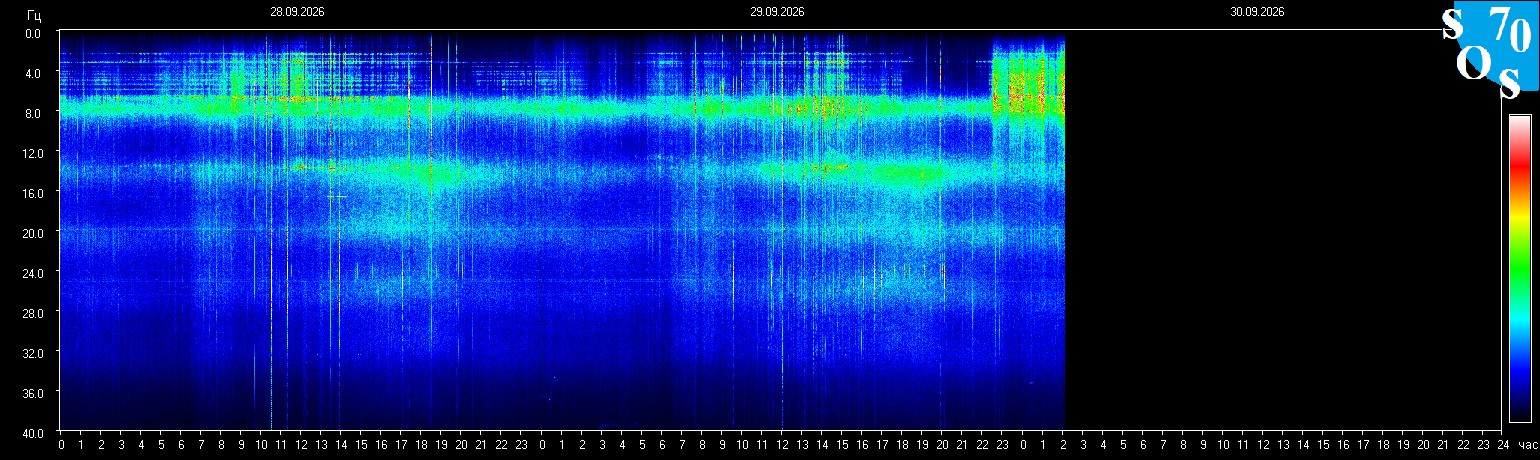
#> input picture poc-shm/01-original.png, 1540 x 460 px
$ python poc_shm_full.py
#> lines starting #> are read from the running program, lines starting #| are printed output that depends on the picture; after the words box and inside, x2 and y2 are one past the last pixel; in counts of white or black regions, pixels touching at a corner belong together
import cv2
import numpy as np
import urllib.request
import hashlib
import json
import os
import datetime
from scipy.signal import find_peaks

# Create output dir
out_dir = "poc-shm"
os.makedirs(out_dir, exist_ok=True)

# 1. Download
img_url = "https://sos70.ru/provider.php?file=shm.jpg"
img_path = os.path.join(out_dir, "01-original.png")
urllib.request.urlretrieve(img_url, img_path)
#> (this line was passed over: the network is not available in this run)

with open(img_path, "rb") as f:
    img_bytes = f.read()

sha256 = hashlib.sha256(img_bytes).hexdigest()
size_bytes = len(img_bytes)
now_utc = datetime.datetime.utcnow().isoformat()

img = cv2.imread(img_path)
#> img is the input picture: shape (460, 1540, 3); mean B, G, R 113.3, 43.5, 11.3
h_img, w_img, _ = img.shape
#> h_img = 460; w_img = 1540

# 2. Geometry
# Find white borders
gray = cv2.cvtColor(img, cv2.COLOR_BGR2GRAY)
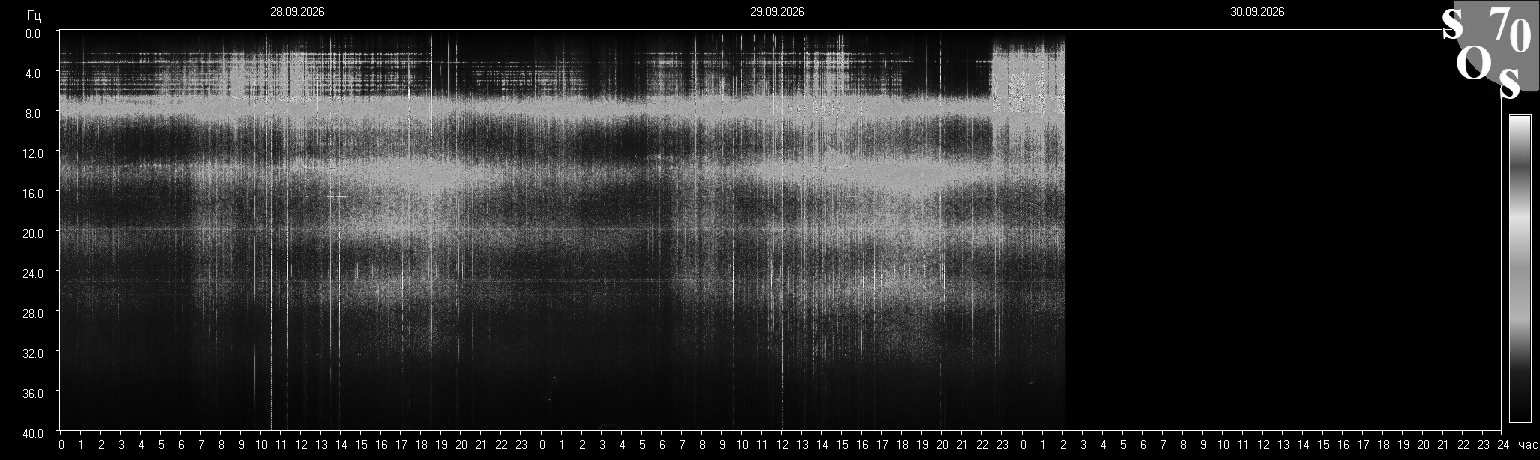
#> gray: shape (460, 1540); min 0, max 255, mean 41.8
_, thresh = cv2.threshold(gray, 240, 255, cv2.THRESH_BINARY)
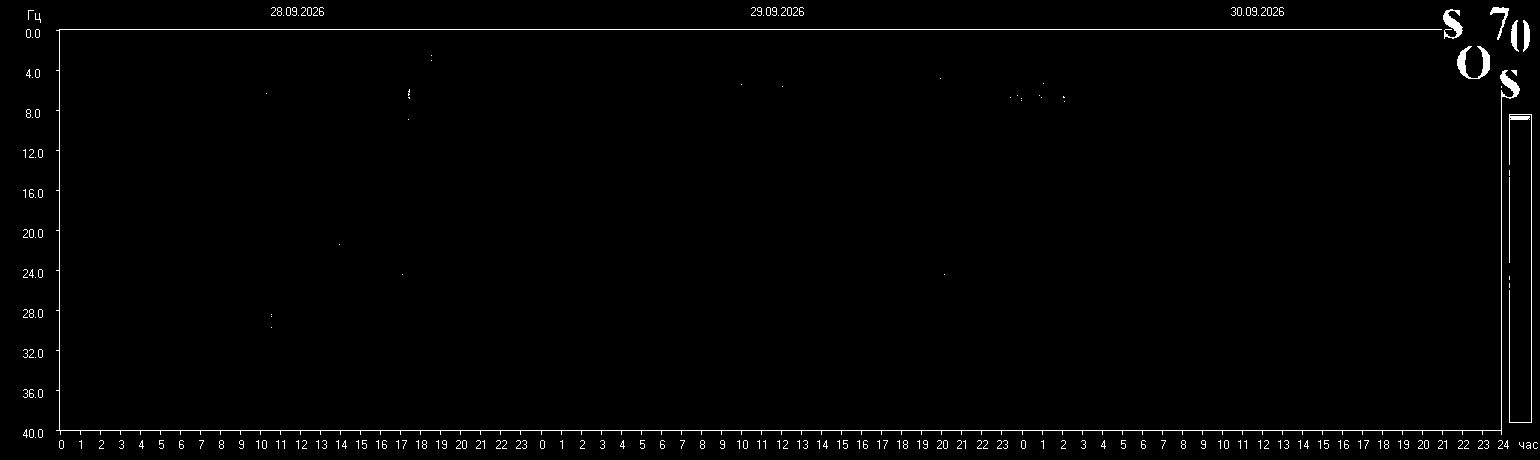
#> thresh: shape (460, 1540); 1.3% white in thin lines or dots
# horizontal sum
h_sum = np.sum(thresh, axis=1)
#> h_sum = 460 values, max 370260 at index 430, min 0 at index 0, mean 4981.9
# vertical sum
v_sum = np.sum(thresh, axis=0)
#> v_sum = 1540 values, max 104295 at index 59, min 0 at index 0, mean 1488.1

# find strong peaks which are the borders
h_peaks, _ = find_peaks(h_sum, height=w_img*255*0.5)
#> h_peaks = [29, 430]
v_peaks, _ = find_peaks(v_sum, height=h_img*255*0.5)
#> v_peaks = [59, 1501, 1509, 1531]

y_min, y_max = 33, 429 # Fallbacks
x_min, x_max = 52, 1488

if len(h_peaks) >= 2:
    y_min = h_peaks[0]
#> y_min = 29
    y_max = h_peaks[-1]
#> y_max = 430
if len(v_peaks) >= 2:
    x_min = v_peaks[0]
#> x_min = 59
    x_max = v_peaks[-1]
#> x_max = 1531

overlay_geom = img.copy()
cv2.rectangle(overlay_geom, (x_min, y_min), (x_max, y_max), (0, 0, 255), 2)
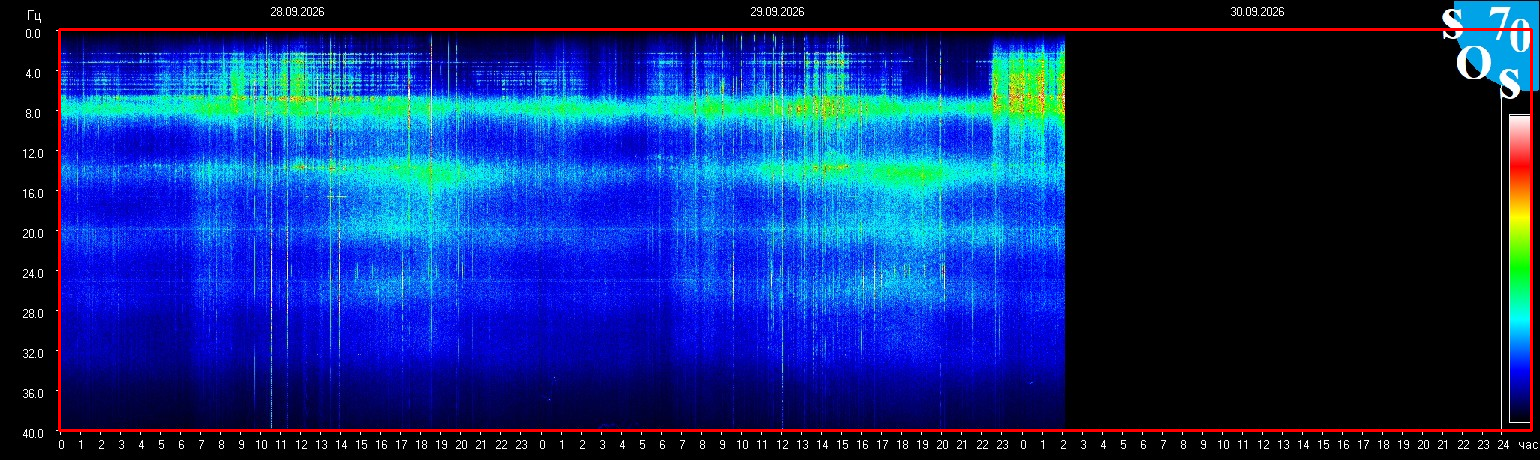
#> overlay_geom: shape (460, 1540, 3); 1.59% of pixels changed, all inside (x1, y1, x2, y2) = (58, 28, 1533, 432)
cv2.imwrite(os.path.join(out_dir, "02-geometry-overlay.png"), overlay_geom)

# 3. Y-Calibration (Freq)
# We know ticks are every 4Hz from 0 to 40Hz.
# We will draw lines over Y to demonstrate calibration mapping
overlay_y = img.copy()
cv2.line(overlay_y, (0, y_min), (w_img, y_min), (0,255,0), 1)
cv2.putText(overlay_y, "0 Hz", (5, y_min), cv2.FONT_HERSHEY_SIMPLEX, 0.4, (0,255,0), 1)
#> overlay_y: shape (460, 1540, 3); mean B, G, R 112.8, 43.5, 10.8
cv2.line(overlay_y, (0, y_max), (w_img, y_max), (0,255,0), 1)
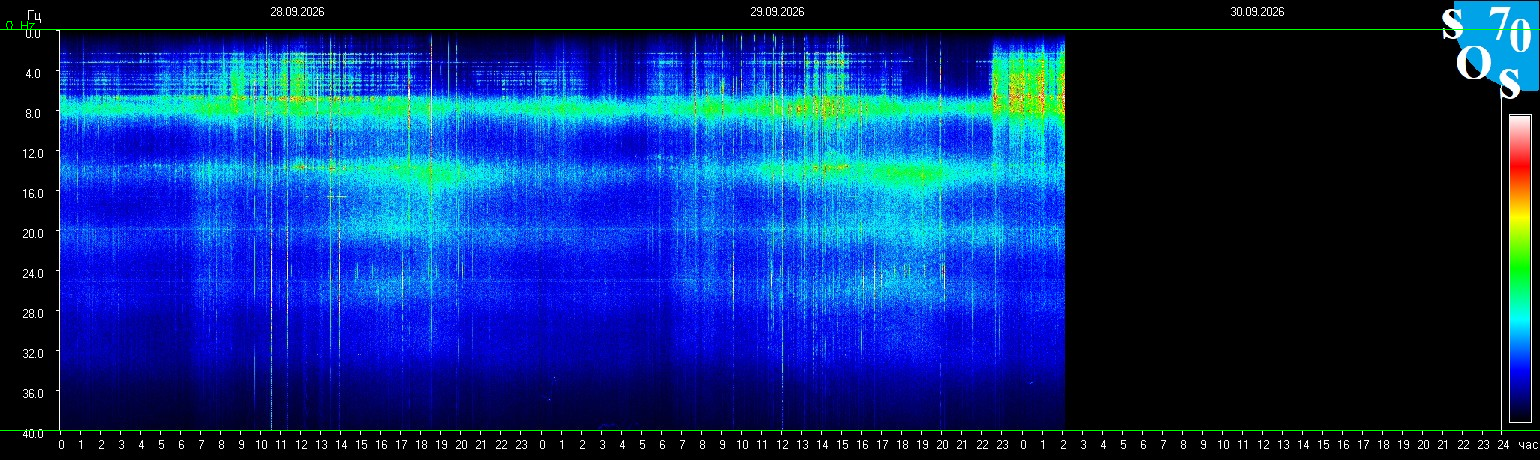
#> overlay_y: shape (460, 1540, 3); mean B, G, R 112.3, 43.6, 10.2
cv2.putText(overlay_y, "40 Hz", (5, y_max), cv2.FONT_HERSHEY_SIMPLEX, 0.4, (0,255,0), 1)
#> overlay_y: shape (460, 1540, 3); 0.01% of pixels changed, all inside (x1, y1, x2, y2) = (6, 422, 43, 430)
cv2.imwrite(os.path.join(out_dir, "03-y-calibration.png"), overlay_y)

def y_to_hz(y):
    return (y - y_min) * 40.0 / (y_max - y_min)

# 4. X-Calibration (Time)
# In Tomsk, the full width is exactly 72 hours.
# Let's map x_max to current hour and x_min to current - 72h.
overlay_x = img.copy()
cv2.line(overlay_x, (x_min, 0), (x_min, h_img), (255,0,0), 1)
cv2.line(overlay_x, (x_max, 0), (x_max, h_img), (255,0,0), 1)
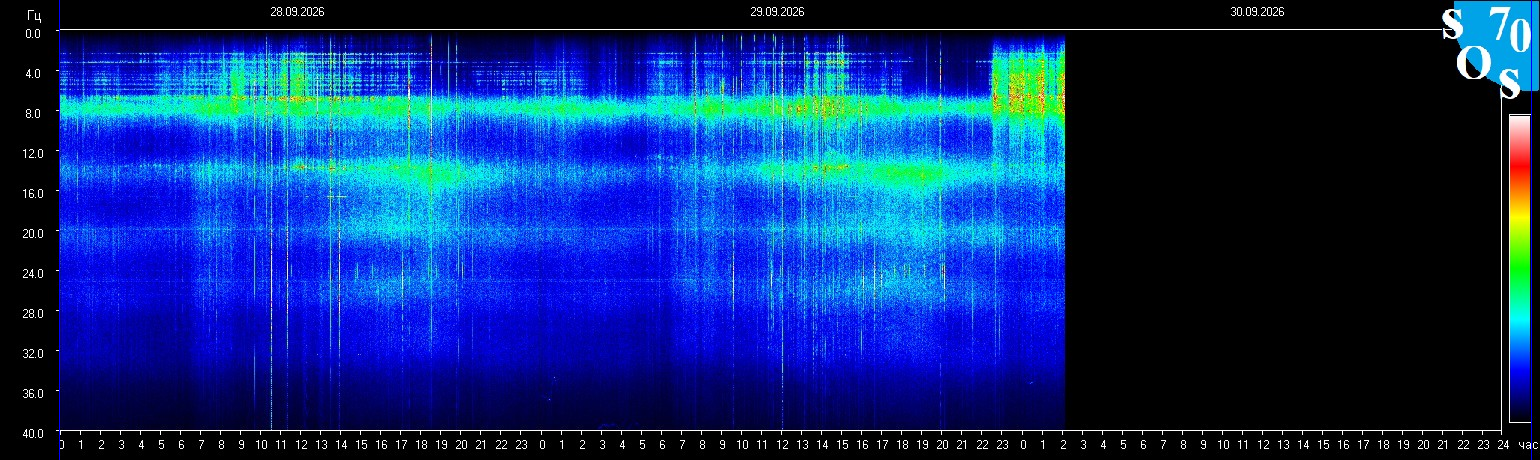
#> overlay_x: shape (460, 1540, 3); mean B, G, R 113.4, 43.2, 11
cv2.imwrite(os.path.join(out_dir, "04-x-calibration.png"), overlay_x)

# [5 lines left out: function x_to_timestamp, not called in this run]

# Try to get the current timestamp from JSON to align perfectly
json_url = "https://ressonanciaschumannhoje.com/dados/schumann.json"
try:
#> (the run stopped early here; a loop or call above may not have finished)

$ run again, with poc-shm/validation-01.png copied over poc-shm/01-original.png
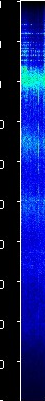
#> input picture poc-shm/validation-01.png, 45 x 401 px
#> img is the input picture: shape (401, 45, 3); mean B, G, R 105.9, 26.3, 12.9
#> `_, thresh = cv2.threshold(gray, 240, 255, cv2.THRESH_BINARY)`:
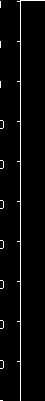
#> thresh: shape (401, 45); 3.2% white in thin lines or dots
#> h_sum = 401 values, max 6375 at index 0, min 255 at index 8, mean 362.5
#> v_sum = 45 values, max 102255 at index 20, min 0 at index 4, mean 3230
#> h_peaks = empty array
#> v_peaks = [20]
#> `cv2.putText(overlay_y, "0 Hz", (5, y_min), cv2.FONT_HERSHEY_SIMPLEX, 0..`:
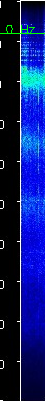
#> overlay_y: shape (401, 45, 3); mean B, G, R 105.3, 27.5, 12.8

$ run again, with poc-shm/validation-02.png copied over poc-shm/01-original.png
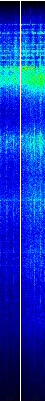
#> input picture poc-shm/validation-02.png, 45 x 401 px
#> img is the input picture: shape (401, 45, 3); mean B, G, R 189.9, 54, 15.1
#> `_, thresh = cv2.threshold(gray, 240, 255, cv2.THRESH_BINARY)`:
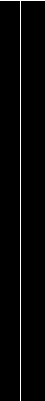
#> thresh: shape (401, 45); 2.5% white in thin lines or dots
#> h_sum = 401 values, max 11475 at index 0, min 255 at index 1, mean 283
#> v_sum = 45 values, max 102255 at index 20, min 255 at index 0, mean 2521.7
#> h_peaks = empty array
#> v_peaks = [20]
#> `cv2.putText(overlay_y, "0 Hz", (5, y_min), cv2.FONT_HERSHEY_SIMPLEX, 0..`:
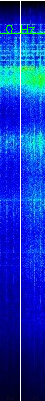
#> overlay_y: shape (401, 45, 3); mean B, G, R 188.6, 54.9, 14.9

$ run again, with poc-shm/validation-03.png copied over poc-shm/01-original.png
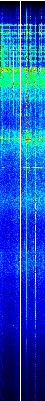
#> input picture poc-shm/validation-03.png, 45 x 401 px
#> img is the input picture: shape (401, 45, 3); mean B, G, R 190.9, 81.9, 23.8
#> `_, thresh = cv2.threshold(gray, 240, 255, cv2.THRESH_BINARY)`:
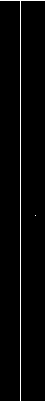
#> thresh: shape (401, 45); 2.5% white in thin lines or dots
#> h_sum = 401 values, max 11475 at index 0, min 255 at index 1, mean 283.6
#> v_sum = 45 values, max 102255 at index 20, min 255 at index 0, mean 2527.3
#> h_peaks = empty array
#> v_peaks = [20]
#> `cv2.putText(overlay_y, "0 Hz", (5, y_min), cv2.FONT_HERSHEY_SIMPLEX, 0..`:
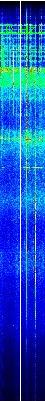
#> overlay_y: shape (401, 45, 3); mean B, G, R 189.9, 82.5, 23.5
